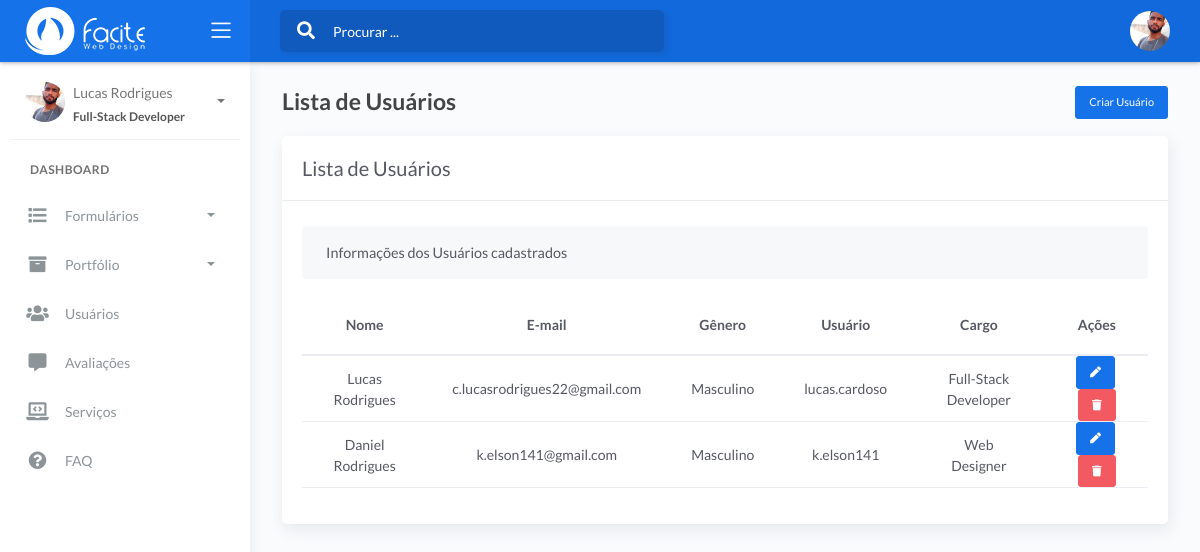
Screenshot of /facite42-pa/front/usuario.php (signed in) with the database file from the repository.
### tables this page shows
CREATE TABLE `usuario` (
  `id` int NOT NULL,
  `nome` varchar(50) NOT NULL,
  `email` varchar(50) NOT NULL,
  `genero` int NOT NULL,
  `usuario` varchar(50) NOT NULL,
  `cargo` varchar(50) NOT NULL,
  `telefone` varchar(20) DEFAULT NULL,
  `nascimento` date DEFAULT NULL,
  `senha` varchar(250) NOT NULL,
  `imagem` varchar(100) NOT NULL
);

### facite42-pa/front/includes/funcoes.php (called while the page is built)
<?php
require_once "classes/Conexao.php";
require_once "classes/Usuario.php";
$conexao = new Conexao();
$usuario = new Usuario();
require_once "classes/UsuarioModel.php";
if (isset($_SESSION['id'])) {
    $id = $_SESSION['id'];
    $usuarioModel = new UsuarioModel($conexao, $usuario);
    $usuarioSessao = $usuarioModel->recuperaSessao($id);
}

### facite42-pa/front/classes/Conexao.php (called while the page is built, shortened)
<?php
class Conexao
{
	private $host;
	private $user;
	private $password;
	public function __construct() {
        $this->host = 'mysql:host=127.0.0.1;dbname=facitewebdesign';
		$this->user = 'facite42_root';
		$this->password = 'L1n@d141P4uceK';
	}
    public function conectar() {
    	try {
			$conexao = new PDO(
							$this->host,
							$this->user,
							$this->password,
							array(
								PDO::ATTR_ERRMODE => PDO::ERRMODE_EXCEPTION,
								PDO::MYSQL_ATTR_INIT_COMMAND => "SET NAMES utf8"
							)
						);
			return $conexao;
		} catch (PDOException $e) {
			echo 'Erro na conexao. Erro reportado: ' . $e->getMessage();
			exit;
		}
    }
}

### facite42-pa/front/classes/UsuarioModel.php (called while the page is built, shortened)
<?php
class UsuarioModel
{
    private $conexao;
    public function __construct(Conexao $conexao, Usuario $usuario)
    {
        $this->conexao = $conexao->conectar();
    }
    public function recuperarUsuario()
    {
        $sql = 'SELECT * FROM usuario';
        $stmt = $this->conexao->prepare($sql);
        $stmt->execute();
        return $stmt->fetchAll(PDO::FETCH_OBJ);
    }
    public function recuperaSessao($id)
    {
        $sql = "SELECT * FROM usuario WHERE id = {$id}";
        $stmt = $this->conexao->prepare($sql);
        $stmt->execute();
        return $stmt->fetch(PDO::FETCH_OBJ);
    }
}

### facite42-pa/front/usuario.php (the view, shortened to what this page needs)
<?php
require_once 'layouts/header.php';
require_once 'layouts/menu.php';
?>
<?php
require_once "classes/UsuarioModel.php";
require_once "classes/Conexao.php";
$usuario = new Usuario();
$conexao = new Conexao();
$usuarioModel = new UsuarioModel($conexao, $usuario);
$usuarios = $usuarioModel->recuperarUsuario();
?>
<div class="content">
    <div class="page-inner">
        <a class="btn btn-primary btn-sm" href="form_usuario" style="float: right;">Criar Usuário</a>
        <div class="page-header">
            <h4 class="page-title">Lista de Usuários</h4>
        </div>
        <div class="row">
            <div class="col-md-12">
                <div class="card">
                    <div class="card-header">
                        <div class="card-title">Lista de Usuários</div>
                    </div>
                    <div class="card-body">
                        <div class="card-sub">
                            Informações dos Usuários cadastrados
                        </div>
                        <table class="table mt-3">
                            <thead>
                                <tr>
                                    <th scope="col" class="text-center">Nome</th>
                                    <th scope="col" class="text-center">E-mail</th>
                                    <th scope="col" class="text-center">Gênero</th>
                                    <th scope="col" class="text-center">Usuário</th>
                                    <th scope="col" class="text-center">Cargo</th>
                                    <th scope="col" class="text-center">Ações</th>
                                </tr>
                            </thead>
                            <tbody>
                                <?php foreach ($usuarios as $users) { ?>
                                    <tr>
                                        <td class="text-center"><?= $users->nome ?></td>
                                        <td class="text-center"><?= $users->email ?></td>
                                        <td class="text-center"><?= ($users->genero == 1 ? 'Masculino' : 'Feminino') ?></td>
                                        <td class="text-center"><?= $users->usuario ?></td>
                                        <td class="text-center"><?= $users->cargo ?></td>
                                        <td class="text-center"><a class="btn btn-primary btn-sm" title="Editar Usuário" href="form_usuario?acao=editar&id=<?= $users->id ?>"><i class="fas fa-pen"></i></a>&nbsp;<a class="btn btn-danger btn-sm" title="Deletar Usuário" href="controllers/controleUsuario?acao=deletar&id=<?= $users->id ?>"><i class="fas fa-trash"></i></a></td>
                                    </tr>
                                <?php } ?>
                            </tbody>
                        </table>
                    </div>
                </div>
            </div>
        </div>
    </div>
</div>
<?php
require_once 'layouts/footer.php';
?>

### facite42-pa/front/layouts/menu.php (shortened to what this page needs)
<body>
    <div class="wrapper">
        <div class="main-header">
            <div class="logo-header" data-background-color="blue">
                <a href="inicio" class="logo">
                    <img src="assets/img/logo.png" alt="navbar brand" class="navbar-brand">
                </a>
                <div class="nav-toggle">
                    <button class="btn btn-toggle toggle-sidebar">
                        <i class="icon-menu"></i>
                    </button>
                </div>
            </div>
            <nav class="navbar navbar-header navbar-expand-lg" data-background-color="blue2">
                <div class="container-fluid">
                    <div class="collapse" id="search-nav">
                        <form class="navbar-left navbar-form nav-search mr-md-3">
                            <div class="input-group">
                                <div class="input-group-prepend">
                                    <button type="submit" class="btn btn-search pr-1">
                                        <i class="fa fa-search search-icon"></i>
                                    </button>
                                </div>
                                <input type="text" placeholder="Procurar ..." class="form-control">
                            </div>
                        </form>
                    </div>
                    <ul class="navbar-nav topbar-nav ml-md-auto align-items-center">
                        <li class="nav-item dropdown hidden-caret">
                            <a class="dropdown-toggle profile-pic" data-toggle="dropdown" href="#" aria-expanded="false">
                                <div class="avatar-sm">
                                    <img src="assets/image/usuario/<?= ($usuarioSessao->imagem != '' && file_exists('assets/image/usuario/' . $usuarioSessao->imagem) ? $usuarioSessao->imagem : 'user.jpg') ?>" alt="..." class="avatar-img rounded-circle">
                                </div>
                            </a>
                        </li>
                    </ul>
                </div>
            </nav>
        </div>
        <div class="sidebar sidebar-style-2">
            <div class="sidebar-wrapper scrollbar scrollbar-inner">
                <div class="sidebar-content">
                    <div class="user">
                        <div class="avatar-sm float-left mr-2">
                            <img src="assets/image/usuario/<?= ($usuarioSessao->imagem != '' && file_exists('assets/image/usuario/' . $usuarioSessao->imagem) ? $usuarioSessao->imagem : 'user.jpg') ?>" alt="..." class="avatar-img rounded-circle">
                        </div>
                        <div class="info">
                            <a data-toggle="collapse" href="#collapseExample" aria-expanded="true">
                                <span>
                                    <?= $usuarioSessao->nome ?>
                                    <span class="user-level"><?= $usuarioSessao->cargo ?></span>
                                    <span class="caret"></span>
                                </span>
                            </a>
                        </div>
                    </div>
                    <ul class="nav nav-primary">
                        <li class="nav-section">
                            <h4 class="text-section">Dashboard</h4>
                        </li>
                        <li class="nav-item">
                            <a data-toggle="collapse" href="#forms">
                                <i class="fas fa-list"></i>
                                <p>Formulários</p>
                                <span class="caret"></span>
                            </a>
                        </li>
                        <li class="nav-item">
                            <a data-toggle="collapse" href="#portfolio">
                                <i class="fas fa-archive"></i>
                                <p>Portfólio</p>
                                <span class="caret"></span>
                            </a>
                        </li>
                        <li class="nav-item">
                            <a data-target="collapse" href="usuario">
                                <i class="fas fa-users"></i>
                                <p>Usuários</p>
                            </a>
                        </li>
                        <li class="nav-item">
                            <a data-target="collapse" href="avaliacao">
                                <i class="fas fa-comment-alt"></i>
                                <p>Avaliações</p>
                            </a>
                        </li>
                        <li class="nav-item">
                            <a data-target="collapse" href="servico">
                                <i class="fas fa-laptop-code"></i>
                                <p>Serviços</p>
                            </a>
                        </li>
                        <li class="nav-item">
                            <a data-target="collapse" href="faq">
                                <i class="fas fa-question-circle"></i>
                                <p>FAQ</p>
                            </a>
                        </li>
                    </ul>
                </div>
            </div>
        </div>
        <div class="main-panel">

### rows the page displays
usuario: imagem (picture), nome "Lucas Rodrigues", cargo "Full-Stack Developer", email "c.lucasrodrigues22@gmail.com", genero "Masculino", usuario "lucas.cardoso"
usuario: nome "Daniel Rodrigues", email "k.elson141@gmail.com", genero "Masculino", usuario "k.elson141", cargo "Web Designer"
